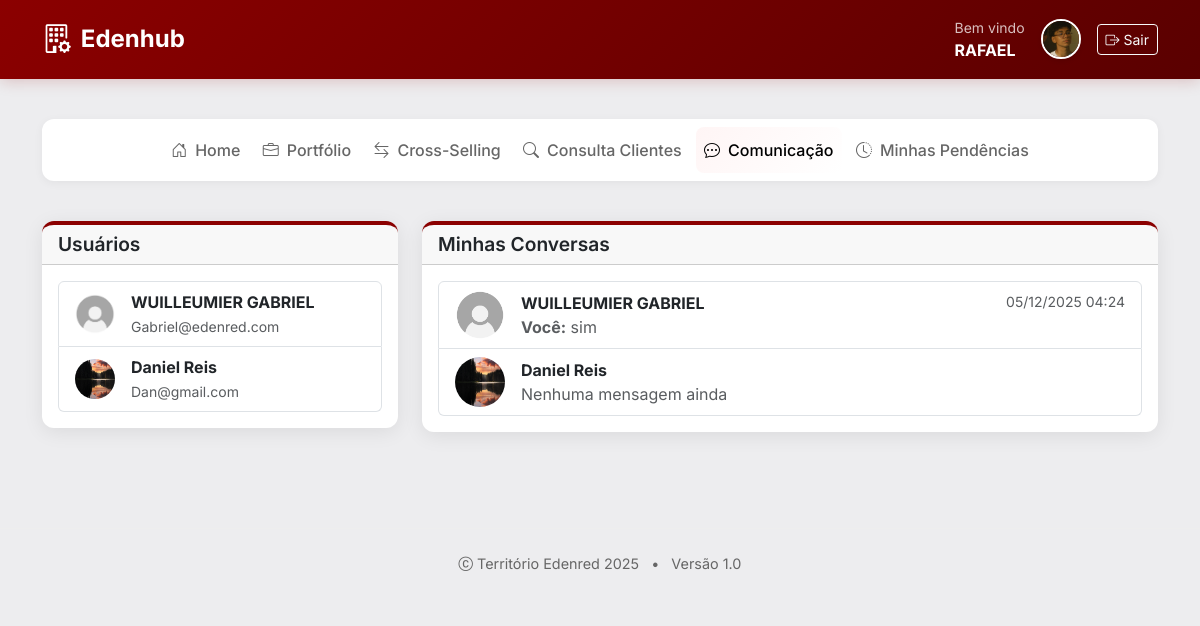
Screenshot of /comunicacao (signed in) with the database file from the repository.
### Edenred/models.py (models this page shows, shortened)
class Usuario(db.Model, UserMixin):
    id = db.Column(db.Integer, primary_key=True)
    foto = db.Column(db.String, nullable=True, default='default.png')
    nome = db.Column(db.String(100), nullable=False)
    email = db.Column(db.String(100), unique=True, nullable=False)
    telefone = db.Column(db.String(20), unique=True)
    skype = db.Column(db.String(100), unique=True, nullable=True)
    senha_hash = db.Column(db.String(200), nullable=False)

class Conversa(db.Model):
    id = db.Column(db.Integer, primary_key=True)
    usuario1_id = db.Column(db.Integer, db.ForeignKey('usuario.id'), nullable=False)
    usuario2_id = db.Column(db.Integer, db.ForeignKey('usuario.id'), nullable=False)
    data_criacao = db.Column(db.DateTime, default=datetime.now(timezone.utc))
    usuario1 = db.relationship('Usuario', foreign_keys=[usuario1_id], backref=db.backref('conversas_iniciadas', lazy=True))
    usuario2 = db.relationship('Usuario', foreign_keys=[usuario2_id], backref=db.backref('conversas_recebidas', lazy=True))

class Mensagem(db.Model):
    id = db.Column(db.Integer, primary_key=True)
    conversa_id = db.Column(db.Integer, db.ForeignKey('conversa.id'), nullable=False)
    remetente_id = db.Column(db.Integer, db.ForeignKey('usuario.id'), nullable=False)
    mensagem = db.Column(db.Text, nullable=False)
    data_envio = db.Column(db.DateTime, default=datetime.now(timezone.utc))
    lida = db.Column(db.Boolean, default=False)
    conversa = db.relationship('Conversa', backref=db.backref('mensagens', lazy=True))
    remetente = db.relationship('Usuario', backref=db.backref('mensagens_enviadas', lazy=True))

### Edenred/views.py (the view)
@app.route('/comunicacao')
@login_required
def comunicacao():
    conversas = Conversa.query.filter(
        (Conversa.usuario1_id == current_user.id) |
        (Conversa.usuario2_id == current_user.id)
    ).all()
    outros_usuarios = Usuario.query.filter(Usuario.id != current_user.id).all()
    return render_template('comunicacao.html',
                         conversas=conversas,
                         outros_usuarios=outros_usuarios)

### Edenred/__init__.py (called while the page is built)
@app.template_filter('formatar_data_brasil')
def formatar_data_brasil(dt):
    if not dt:
        return ""
    try:
        if dt.tzinfo is None:
            dt = pytz.utc.localize(dt)
        tz_brasil = pytz.timezone('America/Sao_Paulo')
        dt_brasil = dt.astimezone(tz_brasil)
        return dt_brasil.strftime('%d/%m/%Y %H:%M')
    except Exception:
        return dt.strftime('%d/%m/%Y %H:%M')

@login_manager.user_loader
def load_user(user_id):
    return Usuario.query.get(int(user_id))

### Edenred/templates/comunicacao.html (shortened to what this page needs)
{% extends 'base.html' %}
{% block content %}
<div class="row mb-4">
    <div class="col-12">
        {% include 'nav.html' %}
    </div>
</div>
<div class="row">
    <div class="col-md-4">
        <div class="card card-edenred">
            <div class="card-header">
                <h5 class="card-title mb-0 text-dark">Usuários</h5>
            </div>
            <div class="card-body">
                <div class="list-group">
                    {% for usuario in outros_usuarios %}
                    <a href="{{ url_for('nova_conversa', usuario_id=usuario.id) }}"
                        class="list-group-item list-group-item-action">
                        <div class="d-flex align-items-center">
                            <img src="{{ url_for('static', filename='data/img_user/{}'.format(usuario.foto)) }}"
                                width="40" height="40" class="rounded-circle me-3">
                            <div>
                                <strong class="text-dark">{{ usuario.nome }}</strong>
                                <br>
                                <small class="text-muted">{{ usuario.email }}</small>
                            </div>
                        </div>
                    </a>
                    {% endfor %}
                </div>
            </div>
        </div>
    </div>
    <div class="col-md-8">
        <div class="card card-edenred">
            <div class="card-header">
                <h5 class="card-title mb-0 text-dark">Minhas Conversas</h5>
            </div>
            <div class="card-body">
                {% if conversas %}
                <div class="list-group">
                    {% for conversa in conversas %}
                    {% set outro_usuario = conversa.usuario2 if conversa.usuario1_id == current_user.id else
                    conversa.usuario1 %}
                    {% set ultima_mensagem = conversa.mensagens|sort(attribute='data_envio')|last if conversa.mensagens
                    else None %}
                    <a href="{{ url_for('ver_conversa', conversa_id=conversa.id) }}"
                        class="list-group-item list-group-item-action">
                        <div class="d-flex align-items-center">
                            <img src="{{ url_for('static', filename='data/img_user/{}'.format(outro_usuario.foto)) }}"
                                width="50" height="50" class="rounded-circle me-3">
                            <div class="flex-grow-1">
                                <div class="d-flex justify-content-between">
                                    <strong class="text-dark">{{ outro_usuario.nome }}</strong>
                                    {% if ultima_mensagem %}
                                    <small class="text-muted">
                                        {{ ultima_mensagem.data_envio|formatar_data_brasil }}
                                    </small>
                                    {% endif %}
                                </div>
                                {% if ultima_mensagem %}
                                <p class="mb-0 text-muted">
                                    {% if ultima_mensagem.remetente_id == current_user.id %}
                                    <strong>Você:</strong>
                                    {% endif %}
                                    {{ ultima_mensagem.mensagem[:50] }}
                                </p>
                                {% else %}
                                <p class="mb-0 text-muted">Nenhuma mensagem ainda</p>
                                {% endif %}
                            </div>
                        </div>
                    </a>
                    {% endfor %}
                </div>
                {% else %}
                <p class="text-center text-muted">Nenhuma conversa iniciada. Comece uma nova conversa!</p>
                {% endif %}
            </div>
        </div>
    </div>
</div>
{% endblock %}

### Edenred/templates/base.html (shortened to what this page needs)
<!DOCTYPE html>
<html lang="pt-BR">
<head>
    <link href="https://cdn.jsdelivr.net/npm/bootstrap@5.3.0/dist/css/bootstrap.min.css" rel="stylesheet">
    <link href="https://cdn.jsdelivr.net/npm/bootstrap-icons@1.10.0/font/bootstrap-icons.css" rel="stylesheet">
</head>
<body>
    <nav class="navbar navbar-expand-lg navbar-edenred">
        <div class="container">
            <a class="navbar-brand" href="{{ url_for('home') }}">
                <i class="bi bi-building-gear"></i>
                <span>Edenhub</span>
            </a>
            {% if current_user.is_authenticated %}
            <div class="d-flex align-items-center">
                <div class="me-3 text-white">
                    <small class="d-block opacity-75">Bem vindo</small>
                    <strong>{{ current_user.nome.split(' ')[0] }}</strong>
                </div>
                <img src="{{ url_for('static', filename='data/img_user/{}'.format(current_user.foto)) }}"
                    class="avatar me-3">
                <a class="btn btn-outline-light btn-sm" href="{{ url_for('logout') }}">
                    <i class="bi bi-box-arrow-right"></i> Sair
                </a>
            </div>
            {% endif %}
        </div>
    </nav>
    <div class="container py-4">
        {% block content %}{% endblock %}
    </div>
    <footer class="footer">
        <div class="container">
            <p class="mb-0">
                <i class="bi bi-c-circle"></i> Território Edenred 2025
                <span class="text-edenred mx-2">•</span>
                Versão 1.0
            </p>
        </div>
    </footer>
</body>
</html>

### Edenred/templates/base.html (style rules this page uses)
:root { --edenred-primary: #8B0000; --edenred-secondary: #B22222; --edenred-light: #FFF5F5; --edenred-dark: #5A0000; --bg-color: #ededef; --card-bg: #ffffff; --text-primary: #2c3e50; --text-secondary: #7f8c8d; --border-color: #e0e6ed; --success: #27ae60; --warning: #f39c12; --info: #3498db; }
* { font-family: 'Inter', sans-serif; }
body { background-color: var(--bg-color) !important; color: var(--text-primary); font-family: 'Inter', sans-serif; min-height: 100vh; }
.navbar-edenred { background: linear-gradient(135deg, var(--edenred-primary), var(--edenred-dark)); box-shadow: 0 2px 15px rgba(139, 0, 0, 0.2); padding: 0.8rem 0; }
.navbar-brand { font-weight: 700; font-size: 1.5rem; color: white !important; display: flex; align-items: center; gap: 10px; }
.navbar-brand i { font-size: 1.8rem; }
.card-edenred { border: none; border-radius: 12px; box-shadow: 0 4px 20px rgba(0, 0, 0, 0.08); transition: all 0.3s ease; border-top: 4px solid var(--edenred-primary); margin-bottom: 1.5rem; }
.card-title { color: var(--edenred-dark); font-weight: 600; font-size: 1.2rem; display: flex; align-items: center; gap: 8px; }
.avatar { width: 40px; height: 40px; border-radius: 50%; object-fit: cover; border: 2px solid white; box-shadow: 0 2px 5px rgba(0, 0, 0, 0.1); }
.footer { margin-top: 3rem; padding: 1.5rem 0; text-align: center; color: #666; font-size: 0.9rem; border-top: 1px solid #eee; }

### rows the page displays
Usuario: nome "RAFAEL", foto (picture)
Usuario: foto (placeholder picture), nome "WUILLEUMIER GABRIEL", email "Gabriel@edenred.com"
Usuario: foto (picture), nome "Daniel Reis", email "Dan@gmail.com"
Conversa: foto (placeholder picture), shows "Você:"
Mensagem: data_envio "05/12/2025 04:24", mensagem "sim"
Conversa: foto (picture), shows "Nenhuma mensagem ainda"
